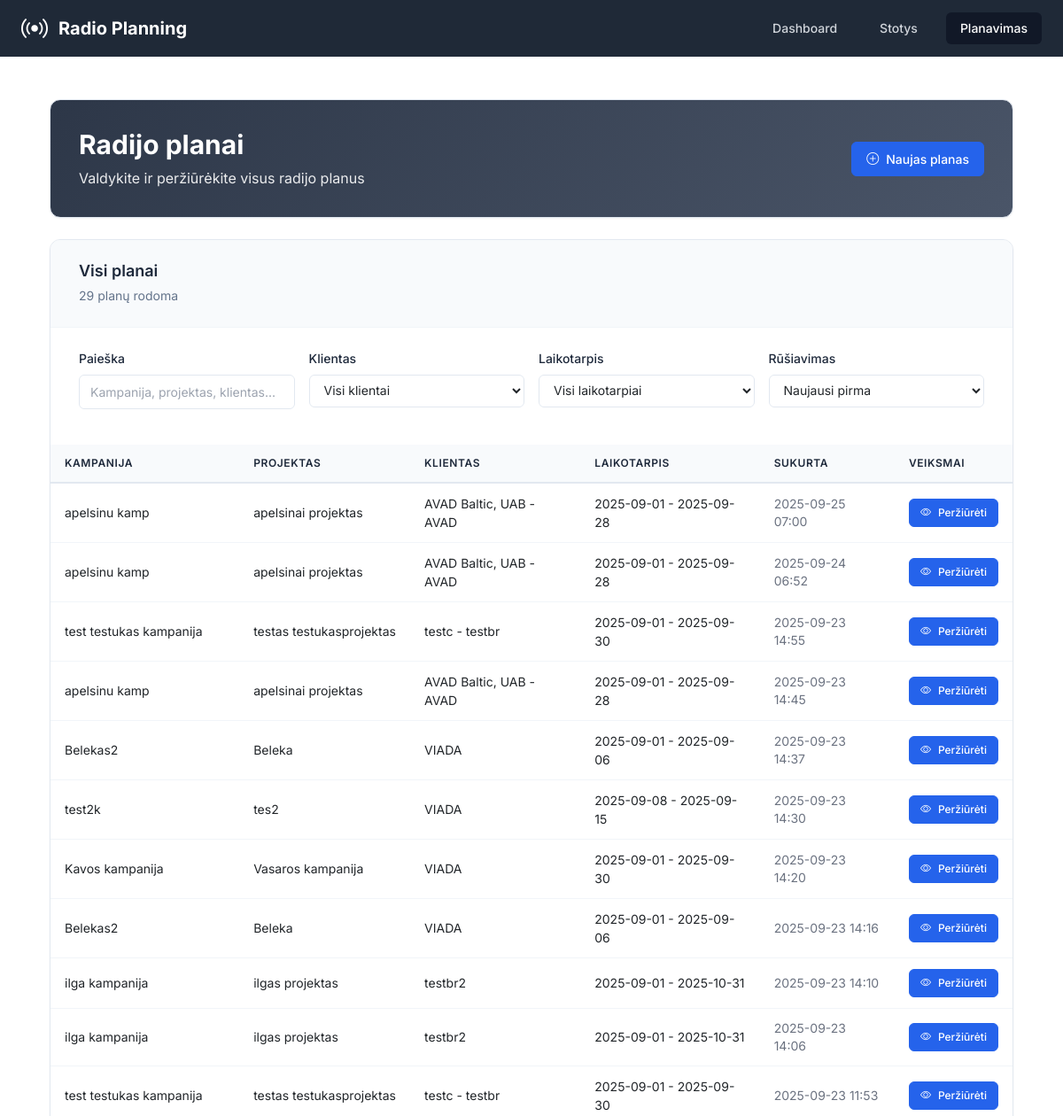
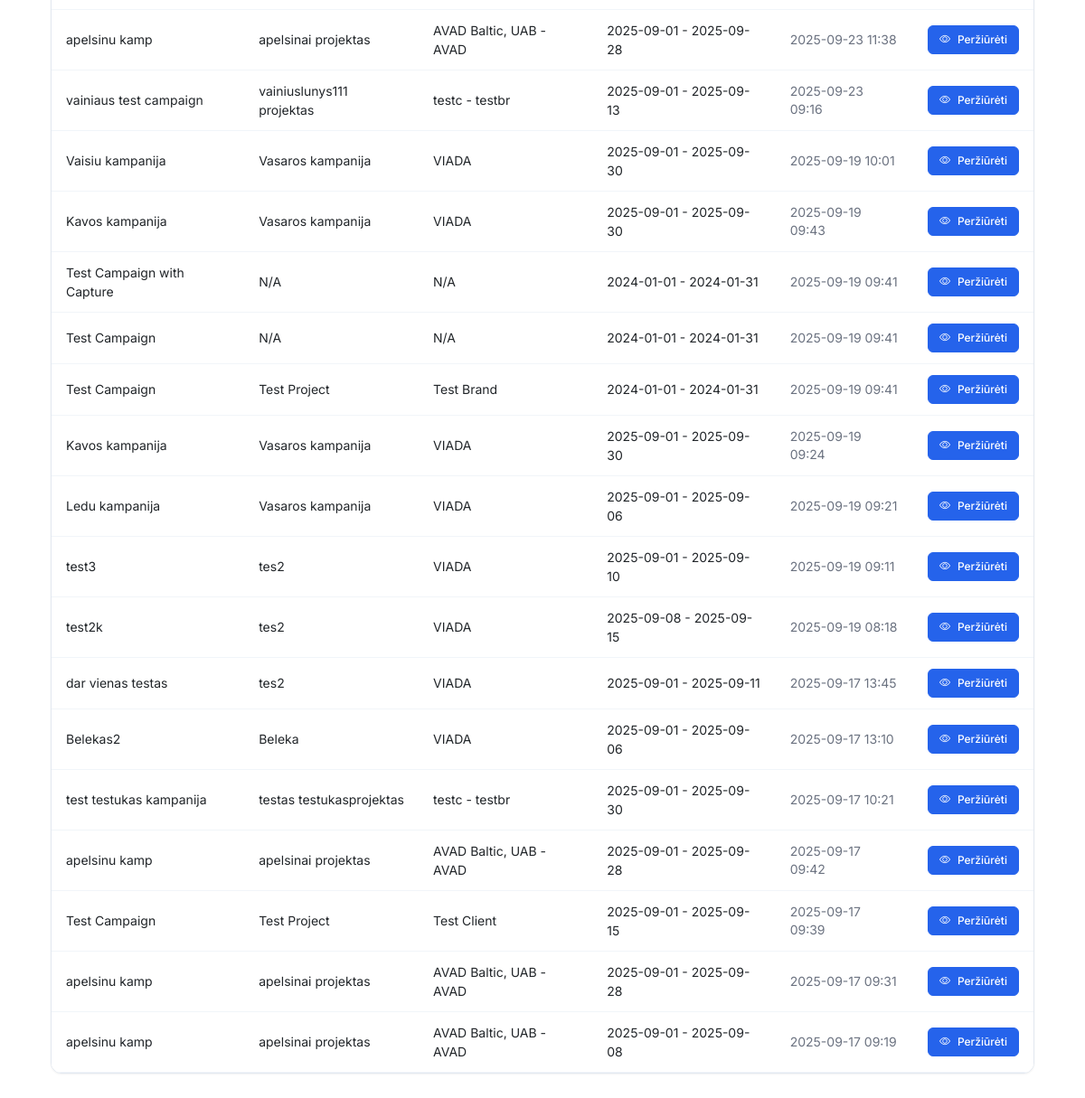
Screenshot of /planning with the database file from the repository (2 pictures, top to bottom).
### app/models.py (models this page shows, shortened)
class RadioPlan(db.Model):
    __tablename__ = 'radio_plans'
    id = db.Column(db.Integer, primary_key=True)
    campaign_id = db.Column(db.Integer, nullable=False)  # From projects-crm
    campaign_name = db.Column(db.String(200))
    project_id = db.Column(db.Integer)
    project_name = db.Column(db.String(200))
    client_brand_id = db.Column(db.Integer)
    client_brand_name = db.Column(db.String(200))
    start_date = db.Column(db.Date, nullable=False)
    end_date = db.Column(db.Date, nullable=False)
    target_audience = db.Column(db.String(50), nullable=False)
    our_discount = db.Column(db.Float, default=0)  # Percentage
    client_discount = db.Column(db.Float, default=0)  # Percentage
    created_at = db.Column(db.DateTime, default=datetime.utcnow)
    updated_at = db.Column(db.DateTime, default=datetime.utcnow, onupdate=datetime.utcnow)
    spots = db.relationship('RadioSpot', backref='plan', lazy='dynamic', cascade='all, delete-orphan')
    clips = db.relationship('RadioClip', backref='plan', lazy='dynamic', cascade='all, delete-orphan')
    selected_stations = db.relationship('RadioStation', secondary=plan_stations, lazy='subquery',
                                      backref=db.backref('plans', lazy=True))

### app/routes.py (the view)
@main_bp.route('/planning')
def planning():
    plans = RadioPlan.query.order_by(RadioPlan.created_at.desc()).all()
    return render_template('planning.html', plans=plans)

### app/templates/planning.html (shortened to what this page needs)
{% extends "base.html" %}
{% block content %}
<div class="container-fluid p-0">
    <div class="dashboard-header mb-4">
        <div class="header-content">
            <div class="flex justify-between items-center">
                <div>
                    <h1 class="text-3xl font-bold mb-2">Radijo planai</h1>
                    <p class="opacity-90">Valdykite ir peržiūrėkite visus radijo planus</p>
                </div>
                <a href="{{ url_for('main.new_plan') }}" class="btn-professional btn-primary">
                    <i class="bi bi-plus-circle"></i>
                    <span>Naujas planas</span>
                </a>
            </div>
        </div>
    </div>
    <div class="professional-section">
        <div class="section-header">
            <div class="section-title">
                <h3>Visi planai</h3>
                <span class="section-subtitle"><span id="filteredCount">{{ plans | length }}</span> planų rodoma</span>
            </div>
        </div>
        <div class="filter-content">
            <div class="filter-grid">
                <div class="filter-item">
                    <label for="searchFilter" class="filter-label">Paieška</label>
                    <input type="text" id="searchFilter" class="filter-input" placeholder="Kampanija, projektas, klientas...">
                </div>
                <div class="filter-item">
                    <label for="clientFilter" class="filter-label">Klientas</label>
                    <select id="clientFilter" class="filter-select">
                        <option value="">Visi klientai</option>
                    </select>
                </div>
                <div class="filter-item">
                    <label for="dateFilter" class="filter-label">Laikotarpis</label>
                    <select id="dateFilter" class="filter-select">
                        <option value="">Visi laikotarpiai</option>
                    </select>
                </div>
                <div class="filter-item">
                    <label for="sortFilter" class="filter-label">Rūšiavimas</label>
                    <select id="sortFilter" class="filter-select">
                        <option value="newest">Naujausi pirma</option>
                    </select>
                </div>
            </div>
        </div>
        <div class="table-container">
            {% if plans %}
            <div class="table-responsive">
                <table class="professional-table">
                    <thead>
                        <tr>
                            <th>Kampanija</th>
                            <th>Projektas</th>
                            <th>Klientas</th>
                            <th>Laikotarpis</th>
                            <th>Sukurta</th>
                            <th>Veiksmai</th>
                        </tr>
                    </thead>
                    <tbody>
                        {% for plan in plans %}
                        <tr class="plan-row"
                            data-campaign="{{ (plan.campaign_name or '')|lower }}"
                            data-project="{{ (plan.project_name or '')|lower }}"
                            data-client="{{ (plan.client_brand_name or '')|lower }}"
                            data-start-date="{{ plan.start_date.strftime('%Y-%m-%d') }}"
                            data-end-date="{{ plan.end_date.strftime('%Y-%m-%d') }}"
                            data-created="{{ plan.created_at.strftime('%Y-%m-%d') }}">
                            <td>{{ plan.campaign_name or 'N/A' }}</td>
                            <td>{{ plan.project_name or 'N/A' }}</td>
                            <td>{{ plan.client_brand_name or 'N/A' }}</td>
                            <td>
                                <span class="text-sm">
                                    {{ plan.start_date.strftime('%Y-%m-%d') }} - {{ plan.end_date.strftime('%Y-%m-%d') }}
                                </span>
                            </td>
                            <td class="text-gray-500 text-sm">{{ plan.created_at.strftime('%Y-%m-%d %H:%M') }}</td>
                            <td>
                                <a href="{{ url_for('main.view_plan', plan_id=plan.id) }}" class="btn-professional btn-primary btn-sm">
                                    <i class="bi bi-eye"></i>
                                    <span>Peržiūrėti</span>
                                </a>
                            </td>
                        </tr>
                        {% endfor %}
                    </tbody>
                </table>
            </div>
            {% endif %}
        </div>
    </div>
</div>
{% endblock %}

### app/templates/base.html (style rules this page uses)
body { font-family: 'Inter', sans-serif; }

### app/templates/planning.html (style rules this page uses)
:root { --primary-color: #2563eb; --success-color: #059669; --info-color: #0891b2; --warning-color: #d97706; --background-light: #f8fafc; --background-white: #ffffff; --text-primary: #1e293b; --text-secondary: #64748b; --text-muted: #94a3b8; --border-color: #e2e8f0; --border-light: #f1f5f9; --shadow-sm: 0 1px 2px 0 rgb(0 0 0 / 0.05); --shadow-md: 0 4px 6px -1px rgb(0 0 0 / 0.1), 0 2px 4px -2px rgb(0 0 0 / 0.1); --shadow-lg: 0 10px 15px -3px rgb(0 0 0 / 0.1), 0 4px 6px -4px rgb(0 0 0 / 0.1); --radius-sm: 6px; --radius-md: 8px; --radius-lg: 12px; }
.dashboard-header { background: linear-gradient(135deg, #2d3748, #4a5568); color: white; border: 1px solid var(--border-color); border-radius: var(--radius-lg); box-shadow: var(--shadow-sm); padding: 2rem; margin-bottom: 2rem; }
.btn-professional { display: inline-flex; align-items: center; gap: 0.5rem; padding: 0.5rem 1rem; border-radius: var(--radius-sm); font-size: 0.875rem; font-weight: 500; text-decoration: none; border: 1px solid transparent; transition: all 0.2s ease; cursor: pointer; }
.btn-professional.btn-sm { padding: 0.375rem 0.75rem; font-size: 0.75rem; }
.btn-professional.btn-primary { background: var(--primary-color); color: white; border-color: var(--primary-color); }
.professional-section { background: var(--background-white); border: 1px solid var(--border-color); border-radius: var(--radius-lg); box-shadow: var(--shadow-sm); overflow: hidden; }
.section-header { padding: 1.5rem 2rem; border-bottom: 1px solid var(--border-light); background: var(--background-light); }
.section-title h3 { font-size: 1.125rem; font-weight: 600; color: var(--text-primary); margin: 0 0 0.25rem 0; }
.section-subtitle { color: var(--text-secondary); font-size: 0.875rem; }
.table-container { overflow: hidden; }
.professional-table { width: 100%; border-collapse: collapse; font-size: 0.875rem; background: var(--background-white); }
.professional-table th { background: var(--background-light); color: var(--text-primary); font-weight: 600; padding: 0.75rem 1rem; text-align: left; border-bottom: 2px solid var(--border-color); font-size: 0.75rem; text-transform: uppercase; letter-spacing: 0.05em; }
.professional-table td { padding: 0.75rem 1rem; border-bottom: 1px solid var(--border-light); vertical-align: middle; font-size: 0.875rem; background: var(--background-white); }
.filter-content { padding: 1.5rem 2rem; }
.filter-grid { display: grid; grid-template-columns: repeat(auto-fit, minmax(200px, 1fr)); gap: 1rem; margin-bottom: 1rem; }
.filter-item { display: flex; flex-direction: column; gap: 0.5rem; }
.filter-label { font-size: 0.875rem; font-weight: 500; color: var(--text-primary); }
.filter-input, .filter-select { padding: 0.5rem 0.75rem; border: 1px solid var(--border-color); border-radius: var(--radius-sm); font-size: 0.875rem; transition: all 0.2s ease; background: var(--background-white); }
.opacity-90 { opacity: 0.9; }

### rows the page displays
RadioPlan: campaign_name "apelsinu kamp", project_name "apelsinai projektas", client_brand_name "AVAD Baltic, UAB - AVAD", start_date "2025-09-01", end_date "2025-09-28", created_at "2025-09-25 07:00"
RadioPlan: campaign_name "apelsinu kamp", project_name "apelsinai projektas", client_brand_name "AVAD Baltic, UAB - AVAD", start_date "2025-09-01", end_date "2025-09-28", created_at "2025-09-24 06:52"
RadioPlan: campaign_name "test testukas kampanija", project_name "testas testukasprojektas", client_brand_name "testc - testbr", start_date "2025-09-01", end_date "2025-09-30", created_at "2025-09-23 14:55"
RadioPlan: campaign_name "apelsinu kamp", project_name "apelsinai projektas", client_brand_name "AVAD Baltic, UAB - AVAD", start_date "2025-09-01", end_date "2025-09-28", created_at "2025-09-23 14:45"
RadioPlan: campaign_name "Belekas2", project_name "Beleka", client_brand_name "VIADA", start_date "2025-09-01", end_date "2025-09-06", created_at "2025-09-23 14:37"
RadioPlan: campaign_name "test2k", project_name "tes2", client_brand_name "VIADA", start_date "2025-09-08", end_date "2025-09-15", created_at "2025-09-23 14:30"
RadioPlan: campaign_name "Kavos kampanija", project_name "Vasaros kampanija", client_brand_name "VIADA", start_date "2025-09-01", end_date "2025-09-30", created_at "2025-09-23 14:20"
RadioPlan: campaign_name "Belekas2", project_name "Beleka", client_brand_name "VIADA", start_date "2025-09-01", end_date "2025-09-06", created_at "2025-09-23 14:16"
RadioPlan: campaign_name "ilga kampanija", project_name "ilgas projektas", client_brand_name "testbr2", start_date "2025-09-01", end_date "2025-10-31", created_at "2025-09-23 14:10"
RadioPlan: campaign_name "ilga kampanija", project_name "ilgas projektas", client_brand_name "testbr2", start_date "2025-09-01", end_date "2025-10-31", created_at "2025-09-23 14:06"
RadioPlan: campaign_name "test testukas kampanija", project_name "testas testukasprojektas", client_brand_name "testc - testbr", start_date "2025-09-01", end_date "2025-09-30", created_at "2025-09-23 11:53"
RadioPlan: campaign_name "apelsinu kamp", project_name "apelsinai projektas", client_brand_name "AVAD Baltic, UAB - AVAD", start_date "2025-09-01", end_date "2025-09-28", created_at "2025-09-23 11:38"
RadioPlan: campaign_name "vainiaus test campaign", project_name "vainiuslunys111 projektas", client_brand_name "testc - testbr", start_date "2025-09-01", end_date "2025-09-13", created_at "2025-09-23 09:16"
RadioPlan: campaign_name "Vaisiu kampanija", project_name "Vasaros kampanija", client_brand_name "VIADA", start_date "2025-09-01", end_date "2025-09-30", created_at "2025-09-19 10:01"
RadioPlan: campaign_name "Kavos kampanija", project_name "Vasaros kampanija", client_brand_name "VIADA", start_date "2025-09-01", end_date "2025-09-30", created_at "2025-09-19 09:43"
RadioPlan: campaign_name "Test Campaign with Capture", project_name "N/A", client_brand_name "N/A", start_date "2024-01-01", end_date "2024-01-31", created_at "2025-09-19 09:41"
RadioPlan: campaign_name "Test Campaign", project_name "N/A", client_brand_name "N/A", start_date "2024-01-01", end_date "2024-01-31", created_at "2025-09-19 09:41"
RadioPlan: campaign_name "Test Campaign", project_name "Test Project", client_brand_name "Test Brand", start_date "2024-01-01", end_date "2024-01-31", created_at "2025-09-19 09:41"
RadioPlan: campaign_name "Kavos kampanija", project_name "Vasaros kampanija", client_brand_name "VIADA", start_date "2025-09-01", end_date "2025-09-30", created_at "2025-09-19 09:24"
RadioPlan: campaign_name "Ledu kampanija", project_name "Vasaros kampanija", client_brand_name "VIADA", start_date "2025-09-01", end_date "2025-09-06", created_at "2025-09-19 09:21"
RadioPlan: campaign_name "test3", project_name "tes2", client_brand_name "VIADA", start_date "2025-09-01", end_date "2025-09-10", created_at "2025-09-19 09:11"
RadioPlan: campaign_name "test2k", project_name "tes2", client_brand_name "VIADA", start_date "2025-09-08", end_date "2025-09-15", created_at "2025-09-19 08:18"
RadioPlan: campaign_name "dar vienas testas", project_name "tes2", client_brand_name "VIADA", start_date "2025-09-01", end_date "2025-09-11", created_at "2025-09-17 13:45"
RadioPlan: campaign_name "Belekas2", project_name "Beleka", client_brand_name "VIADA", start_date "2025-09-01", end_date "2025-09-06", created_at "2025-09-17 13:10"
RadioPlan: campaign_name "test testukas kampanija", project_name "testas testukasprojektas", client_brand_name "testc - testbr", start_date "2025-09-01", end_date "2025-09-30", created_at "2025-09-17 10:21"
RadioPlan: campaign_name "apelsinu kamp", project_name "apelsinai projektas", client_brand_name "AVAD Baltic, UAB - AVAD", start_date "2025-09-01", end_date "2025-09-28", created_at "2025-09-17 09:42"
RadioPlan: campaign_name "Test Campaign", project_name "Test Project", client_brand_name "Test Client", start_date "2025-09-01", end_date "2025-09-15", created_at "2025-09-17 09:39"
RadioPlan: campaign_name "apelsinu kamp", project_name "apelsinai projektas", client_brand_name "AVAD Baltic, UAB - AVAD", start_date "2025-09-01", end_date "2025-09-28", created_at "2025-09-17 09:31"
RadioPlan: campaign_name "apelsinu kamp", project_name "apelsinai projektas", client_brand_name "AVAD Baltic, UAB - AVAD", start_date "2025-09-01", end_date "2025-09-08", created_at "2025-09-17 09:19"

### other values shown
{{ plans | length }} "29"
